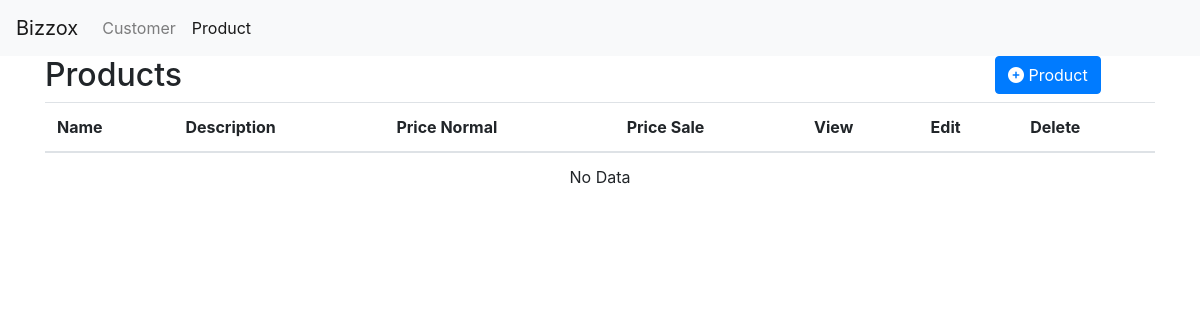
Page /index.php/product on the earlier database version.
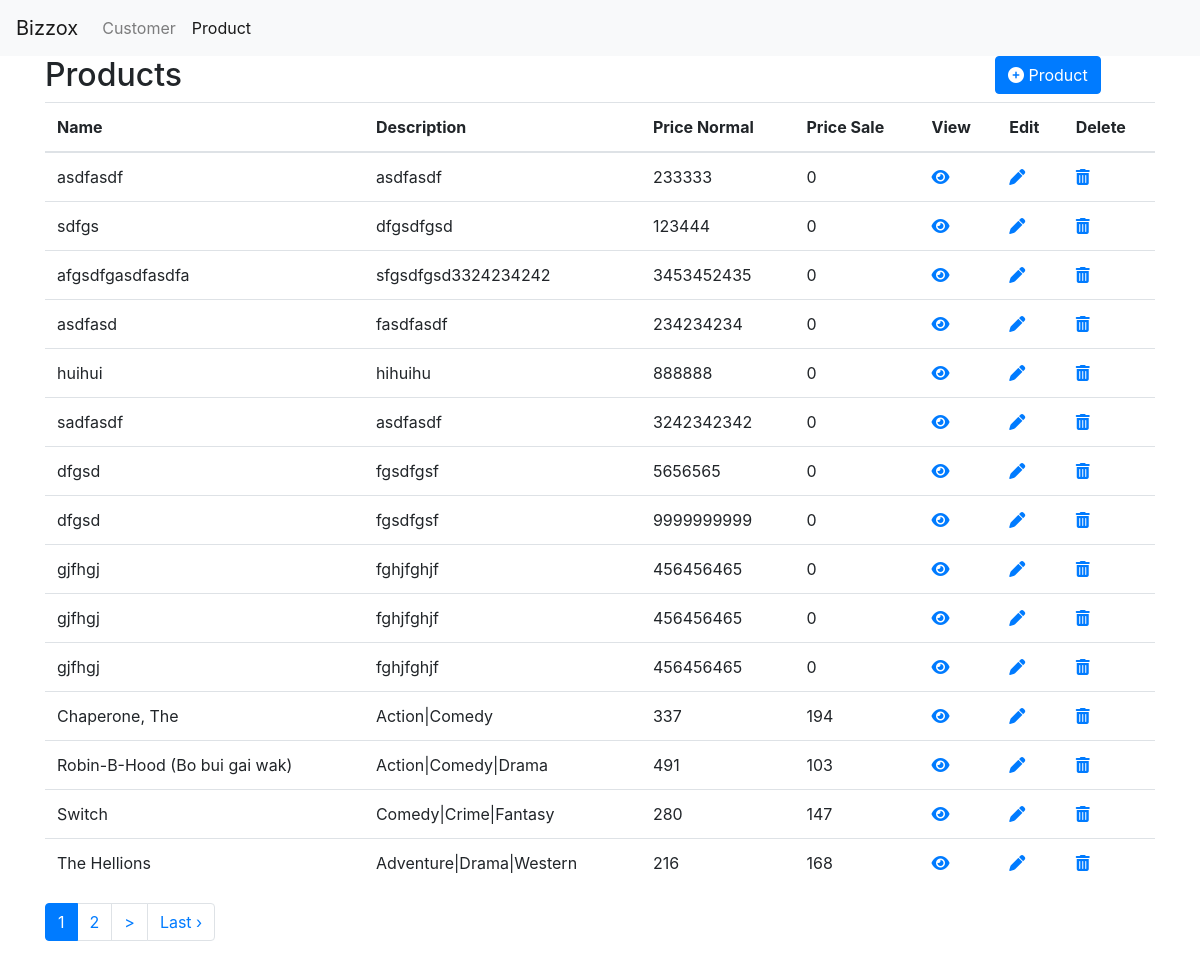
Same page on the later database version.
### tables this page shows
CREATE TABLE `xproduct` (
  `id` int(11) UNSIGNED NOT NULL,
  `name` varchar(100) DEFAULT NULL,
  `description` varchar(100) NOT NULL,
  `price_normal` decimal(10,0) UNSIGNED DEFAULT NULL,
  `price_sale` decimal(10,0) UNSIGNED DEFAULT NULL,
  `published` tinyint(1) UNSIGNED NOT NULL DEFAULT 0,
  `created_at` datetime NOT NULL,
  `updated_at` datetime NOT NULL
);

### index.php (called while the page is built, shortened)
<?php
require_once BASEPATH.'core/CodeIgniter.php';

### application/models/Product_model.php (called while the page is built, shortened)
<?php
class Product_model extends CI_Model {
	public function getPageData($page,$per_page){
		$products = $this->db->query("select * from xproduct where published = 0 order by created_at DESC limit $page, $per_page");
		return $products->result_array();
	}
}

### application/views/product/index.php (the view, shortened to what this page needs)
<link rel="stylesheet" type = "text/css"  href="<?php echo base_url('assets/css/product.css')?>">
<div class="container">
	<div class="row">
		<div class="col-md-10">
			<h2>Products</h2>
		</div>
		<div class="col-md-2">
			<button class="btn btn-primary" onclick="formProduct()"><i class="fas fa-plus-circle"></i> Product</button>
		</div>
	</div>
	<div class="row">
		<div class="col">
		<table class="table">
				<thead>
					<tr>
						<th scope="col">Name</th>
						<th scope="col">Description</th>
						<th scope="col">Price Normal</th>
						<th scope="col">Price Sale</th>
						<th scope="col">View</th>
						<th scope="col">Edit</th>
						<th scope="col">Delete</th>
					</tr>
				</thead>
				<tbody>
				<?php
				if(count($products)>0) {
					foreach ($products as $product) {
						$id = $product['id'];
						?>
						<tr>
							<td><?=$product['name']?></td>
							<td><?=$product['description']?></td>
							<td><?=$product['price_normal']?></td>
							<td><?=$product['price_sale']?></td>
							<td>
								<a href="#" onclick="viewProduct(<?=$id?>)"><i class="fas fa-eye"></i></a>
							</td>
							<td>
								<a href="#" onclick="editProduct(<?=$id?>)"><i class="fas fa-pen"></i></a>
							</td>
							<td>
								<a href="#" onclick="deleteProduct(<?=$id?>)"><i class="fas fa-trash-alt"></i></a>
							</td>
						</tr>
					<?php
					}
				}else{?>
						<tr>
							<td colspan="10" style="text-align: center;">No Data</td>
						</tr>
				<?php
				}
				?>
				</tbody>
			</table>
		</div>
	</div>
	<div class="row">
		<div class="col">
			<?php
			if(count($products)>0) {
			 	echo $pagination;
			}
			?>
		</div>
	</div>
</div>

Differences in the rows shown:
added xproduct: name "asdfasdf", description "asdfasdf", price_normal "233333", price_sale "0"
added xproduct: name "sdfgs", description "dfgsdfgsd", price_normal "123444", price_sale "0"
added xproduct: name "afgsdfgasdfasdfa", description "sfgsdfgsd3324234242", price_normal "3453452435", price_sale "0"
added xproduct: name "asdfasd", description "fasdfasdf", price_normal "234234234", price_sale "0"
added xproduct: name "huihui", description "hihuihu", price_normal "888888", price_sale "0"
added xproduct: name "sadfasdf", description "asdfasdf", price_normal "3242342342", price_sale "0"
added xproduct: name "dfgsd", description "fgsdfgsf", price_normal "5656565", price_sale "0"
added xproduct: name "dfgsd", description "fgsdfgsf", price_normal "9999999999", price_sale "0"
added xproduct: name "gjfhgj", description "fghjfghjf", price_normal "456456465", price_sale "0"
added xproduct: name "gjfhgj", description "fghjfghjf", price_normal "456456465", price_sale "0"
added xproduct: name "gjfhgj", description "fghjfghjf", price_normal "456456465", price_sale "0"
added xproduct: name "Chaperone, The", description "Action|Comedy", price_normal "337", price_sale "194"
added xproduct: name "Robin-B-Hood (Bo bui gai wak)", description "Action|Comedy|Drama", price_normal "491", price_sale "103"
added xproduct: name "Switch", description "Comedy|Crime|Fantasy", price_normal "280", price_sale "147"
added xproduct: name "The Hellions", description "Adventure|Drama|Western", price_normal "216", price_sale "168"
Other differences:
$pagination: (not shown) → "1 2 > Last ›"
text no longer shown: "No Data"
